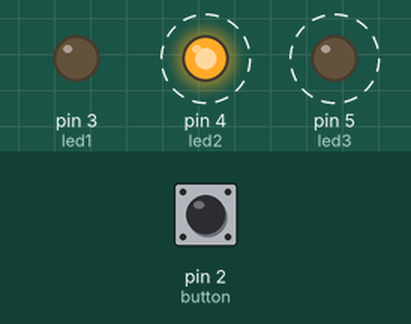
Recording of a sketch running on a simulated Arduino Uno, built with avr-gcc and run on an emulated ATmega328P. Shown: output pins drawn as LEDs (lit = HIGH). Dashed ring = blinking. Inputs (shaded band) come from the test bench; at power-on: pin 2 (button) HIGH.

Above: at 1.8 s.
1.9 s: pin 2 (button) pulled LOW for 3.2 s
At 3.4 s:
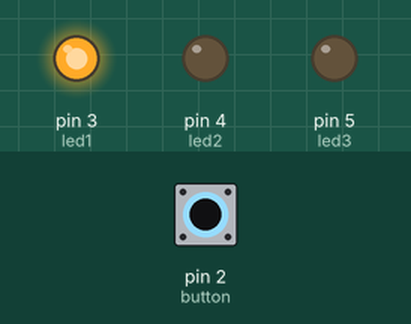
At 5.22 s:
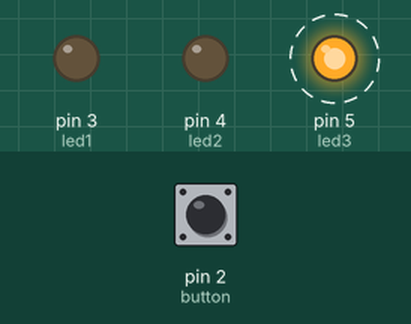
Timing chart, 0 to 12.6 s (numbered marks = the images above; inputs shaded):
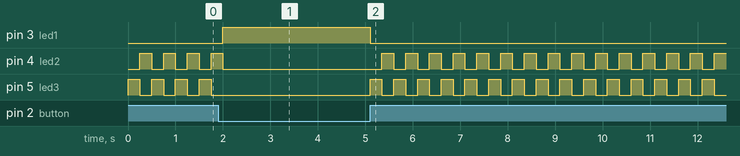

Measured:
- after the input at 1.9 s, pin 3 (led1): LOW → HIGH after 0.10 s, → LOW 3.1 s later
- by itself, pin 4 (led2): repeats every 0.50 s: HIGH 0.25 s, LOW 0.25 s

The sketch:

sketch_apr20a.ino
```cpp
/* Create a global variable to hold the state of the switch. Name it switchState and set it to  0;  */
int switchstate = 0;
 int led1=3;
int led2=4;
 int led3=5;
 int button=2;

void setup() {
  // declare the LED pins as outputs using the pinMode() function
 //set the LEDs as OUTPUT on pins: 3,4, and 5 and the button as input on pin 2  - code it-
   pinMode(led1, OUTPUT);
   pinMode(led2, OUTPUT);
   pinMode(led3, OUTPUT);
   pinMode(button, INPUT);
}

void loop() {
  // read the value of the switch
  // digitalRead() checks to see if there is voltage
  // on the pin or not
  switchstate = digitalRead(2);

  // if the button is not pressed
  // turn on the green LED and off the red LEDs
  if (switchstate == LOW) {

    digitalWrite(3, HIGH); // turn on the green LED on pin 3
    digitalWrite(4, LOW);  // turn off the red LED on pin 4
    digitalWrite(5, LOW);  // turn off the red LED on pin 5
  }

  else {
    digitalWrite(3, LOW);  // turn off the green LED on pin 3
    digitalWrite(4, LOW);  // turn off the red LED on pin 4
    digitalWrite(5, HIGH); // turn on  the red LED on pin 5

    // wait for a quarter second before changing the light

    delay(250);
    digitalWrite(4, HIGH); // turn on the red LED on pin 4
    digitalWrite(5, LOW);  // turn off the red LED on pin 5

    // wait for a quarter second before changing the light
    delay(250);
  }
}
```
